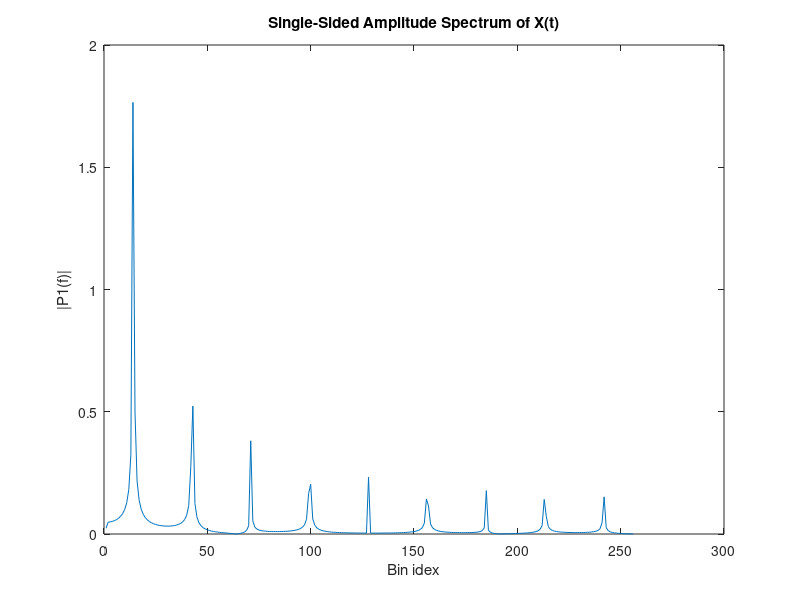

Reproduce this figure in MATLAB.
Fs = 72*10^3;            % Sampling frequency                    
T = 1/Fs;             % Sampling period       
L = 512;             % Length of signal
t = (0:L-1)*T;        % Time vector
j = 0
freq = 2000
X = 3/2*(square(2*pi*freq*t)+1);
Y = fft(X);

P2 = abs(Y/L);
P1 = P2(2:L/2+1);
P1(2:end-1) = 2*P1(2:end-1);
f = Fs*(1:(L/2))/L;
plot(1:256,P1) 
title('Single-Sided Amplitude Spectrum of X(t)')
xlabel('Bin idex')
ylabel('|P1(f)|')
